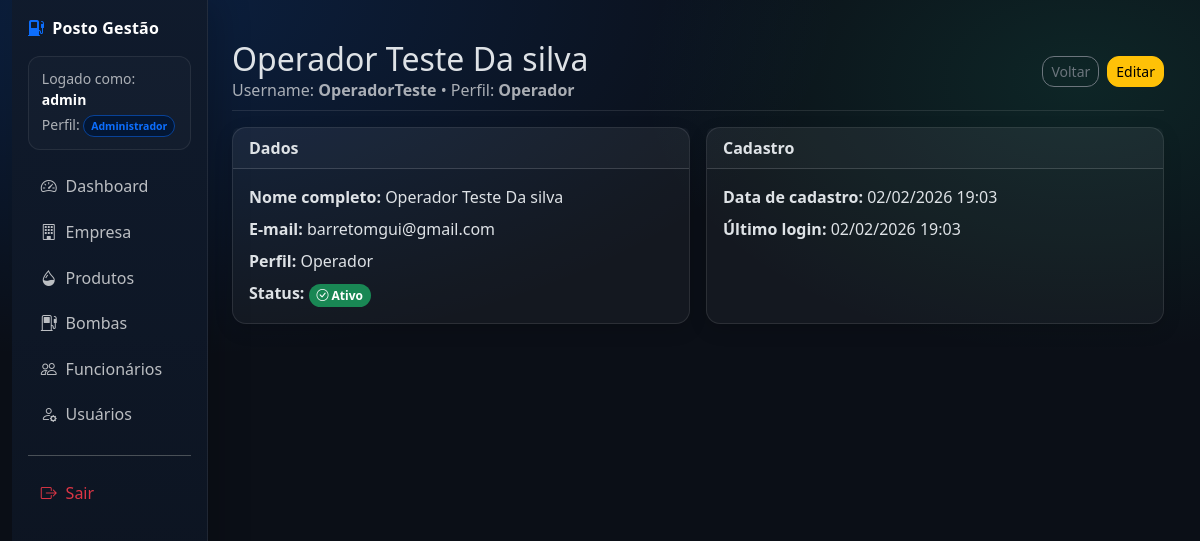
The page /usuarios/2/ (signed in) on the database its author committed.
### accounts/models.py (models this page shows, shortened)
class CustomUser(AbstractUser):
    PERFIL_CHOICES = (
        ('ADMIN', 'Administrador'),
        ('GERENTE', 'Gerente'),
        ('OPERADOR', 'Operador'),
    )
    nome_completo = models.CharField('Nome completo', max_length=255, default='')
    perfil = models.CharField(max_length=10, choices=PERFIL_CHOICES, default='OPERADOR')
    data_cadastro = models.DateTimeField(auto_now_add=True)
    REQUIRED_FIELDS = ["email", "nome_completo"]
    def get_full_name(self):
        return (self.nome_completo or '').strip()

### accounts/views.py (the view)
# urls.py: path('<int:pk>/', views.UserDetailView.as_view(), name='user_detail'),
class UserDetailView(LoginRequiredMixin, AdminRequiredMixin, DetailView):
    model = CustomUser
    template_name = 'accounts/user_detail.html'
    context_object_name = 'usuario'

### core/mixins.py (called while the page is built)
    def test_func(self):
        return self.request.user.is_authenticated and self.request.user.perfil == 'ADMIN'

### accounts/templates/accounts/user_detail.html (shortened to what this page needs)
{% extends 'base.html' %}
{% block content %}
<div class="d-flex justify-content-between flex-wrap flex-md-nowrap align-items-center pt-3 pb-2 mb-3 border-bottom">
    <div>
        <h1 class="h2 mb-0">{{ usuario.nome_completo|default:usuario.get_full_name|default:usuario.username }}</h1>
        <div class="text-muted">Username: <strong>{{ usuario.username }}</strong> • Perfil: <strong>{{ usuario.get_perfil_display }}</strong></div>
    </div>
    <div class="btn-toolbar">
        <a href="{% url 'user_list' %}" class="btn btn-sm btn-outline-secondary">Voltar</a>
        <a href="{% url 'user_update' usuario.pk %}" class="btn btn-sm btn-warning ms-2">Editar</a>
    </div>
</div>
<div class="row g-3">
    <div class="col-lg-6">
        <div class="card h-100">
            <div class="card-header"><strong>Dados</strong></div>
            <div class="card-body">
                <p class="mb-2"><strong>Nome completo:</strong> {{ usuario.nome_completo|default:"-" }}</p>
                <p class="mb-2"><strong>E-mail:</strong> {{ usuario.email|default:"-" }}</p>
                <p class="mb-2"><strong>Perfil:</strong> {{ usuario.get_perfil_display }}</p>
                <p class="mb-0"><strong>Status:</strong>
                    {% if usuario.is_active %}
                        <span class="badge bg-success"><i class="bi bi-check-circle"></i> Ativo</span>
                    {% else %}
                        <span class="badge bg-danger"><i class="bi bi-x-circle"></i> Inativo</span>
                    {% endif %}
                </p>
            </div>
        </div>
    </div>
    <div class="col-lg-6">
        <div class="card h-100">
            <div class="card-header"><strong>Cadastro</strong></div>
            <div class="card-body">
                <p class="mb-2"><strong>Data de cadastro:</strong> {{ usuario.data_cadastro|date:"d/m/Y H:i" }}</p>
                <p class="mb-0"><strong>Último login:</strong> {{ usuario.last_login|date:"d/m/Y H:i"|default:"Nunca" }}</p>
            </div>
        </div>
    </div>
</div>
{% endblock %}

### templates/base.html (shortened to what this page needs)
{% load django_bootstrap5 %}
{% load static %}
<!DOCTYPE html>
<html lang="pt-br" data-bs-theme="dark">
<head>
    {% bootstrap_css %}
    <link rel="stylesheet" href="https://cdn.jsdelivr.net/npm/bootstrap-icons@1.11.3/font/bootstrap-icons.min.css">
    <link rel="stylesheet" href="{% static 'css/app.css' %}">
</head>
<body>
<div class="container-fluid app-shell">
    <div class="row g-0">
        {% if user.is_authenticated %}
        {% with current=request.resolver_match.url_name %}
        <aside class="col-md-3 col-lg-2 d-md-block sidebar p-3">
            <div class="d-flex align-items-center justify-content-between mb-3">
                <div class="brand text-white">
                    <i class="bi bi-fuel-pump-fill me-2 text-primary"></i>Posto Gestão
                </div>
            </div>
            <div class="small text-muted mb-3 user-chip">
                Logado como: <strong class="text-white">{{ user.username }}</strong>
                <div class="mt-1">
                    Perfil:
                    <span class="badge bg-primary-subtle text-primary border border-primary-subtle">
                        {{ user.get_perfil_display }}
                    </span>
                </div>
            </div>
            <ul class="nav nav-pills flex-column gap-1">
                <li class="nav-item">
                    <a href="{% url 'dashboard' %}" class="nav-link {% if current == 'dashboard' %}active{% endif %}">
                        <i class="bi bi-speedometer2"></i> Dashboard
                    </a>
                </li>
                {% if user.perfil != 'OPERADOR' %}
                <li class="nav-item">
                    <a href="{% url 'empresa_detail' %}" class="nav-link {% if current == 'empresa_detail' or current == 'empresa_create' or current == 'empresa_update' %}active{% endif %}">
                        <i class="bi bi-building"></i> Empresa
                    </a>
                </li>
                {% endif %}
                <li class="nav-item">
                    <a href="{% url 'produto_list' %}" class="nav-link {% if current == 'produto_list' or current == 'produto_create' or current == 'produto_update' %}active{% endif %}">
                        <i class="bi bi-droplet-half"></i> Produtos
                    </a>
                </li>
                <li class="nav-item">
                    <a href="{% url 'bomba_list' %}" class="nav-link {% if current == 'bomba_list' or current == 'bomba_create' or current == 'bomba_update' %}active{% endif %}">
                        <i class="bi bi-fuel-pump"></i> Bombas
                    </a>
                </li>
                <li class="nav-item">
                    <a href="{% url 'funcionario_list' %}" class="nav-link {% if current == 'funcionario_list' or current == 'funcionario_create' or current == 'funcionario_update' %}active{% endif %}">
                        <i class="bi bi-people"></i> Funcionários
                    </a>
                </li>
                {% if user.perfil == 'ADMIN' %}
                <li class="nav-item">
                    <a href="{% url 'user_list' %}" class="nav-link {% if current == 'user_list' or current == 'user_create' or current == 'user_update' %}active{% endif %}">
                        <i class="bi bi-person-gear"></i> Usuários
                    </a>
                </li>
                {% endif %}
                <li class="nav-item mt-3 pt-3 border-top app-border">
                    <form action="{% url 'logout' %}" method="post">
                        <button type="submit" class="nav-link w-100 text-start text-danger border-0 bg-transparent">
                            <i class="bi bi-box-arrow-right"></i> Sair
                        </button>
                    </form>
                </li>
            </ul>
        </aside>
        {% endwith %}
        <main class="col-md-9 col-lg-10 content">
        {% else %}
        <main class="col-12 content">
        {% endif %}
            {% block content %}{% endblock %}
        </main>
    </div>
</div>
</body>
</html>

### static/css/app.css (style rules this page uses)
:root { --app-bg: #0b0f17; --sidebar-bg: #0f1624; --card-bg: rgba(255,255,255,.04); --card-border: rgba(255,255,255,.10); --muted: rgba(255,255,255,.65); }
body { background: radial-gradient(1200px 600px at 10% 0%, rgba(13,110,253,.18), transparent 60%), radial-gradient(800px 500px at 90% 10%, rgba(32,201,151,.12), transparent 55%), var(--app-bg); }
.app-shell { min-height: 100vh; }
.sidebar { min-height: 100vh; background: linear-gradient(180deg, rgba(16,26,44,.98), rgba(12,18,30,.95)); border-right: 1px solid rgba(255,255,255,.08); box-shadow: 12px 0 30px rgba(0,0,0,.18); }
.sidebar .brand { font-weight: 700; letter-spacing: .2px; }
.user-chip { border: 1px solid rgba(255,255,255,.08); background: rgba(255,255,255,.02); border-radius: 12px; padding: .7rem .8rem; }
.sidebar .nav-link { color: rgba(255,255,255,.72); border-radius: 10px; padding: .55rem .8rem; display: flex; gap: .55rem; align-items: center; transition: all .2s ease; }
.content { padding: 24px; }
.card { background: var(--card-bg); border: 1px solid var(--card-border); border-radius: 14px; box-shadow: 0 6px 18px rgba(0,0,0,.15); }
.border-bottom { border-color: rgba(255,255,255,.10)!important; }
.text-muted { color: var(--muted)!important; }
.btn { border-radius: 12px; }
.badge { border-radius: 999px; padding: .45em .65em; font-weight: 600; }

### rows shown on the page
CustomUser: username "admin", perfil "Administrador"
CustomUser: nome_completo "Operador Teste Da silva", username "OperadorTeste", perfil "Operador", email "barretomgui@gmail.com", data_cadastro "02/02/2026 19:03", last_login "02/02/2026 19:03"
